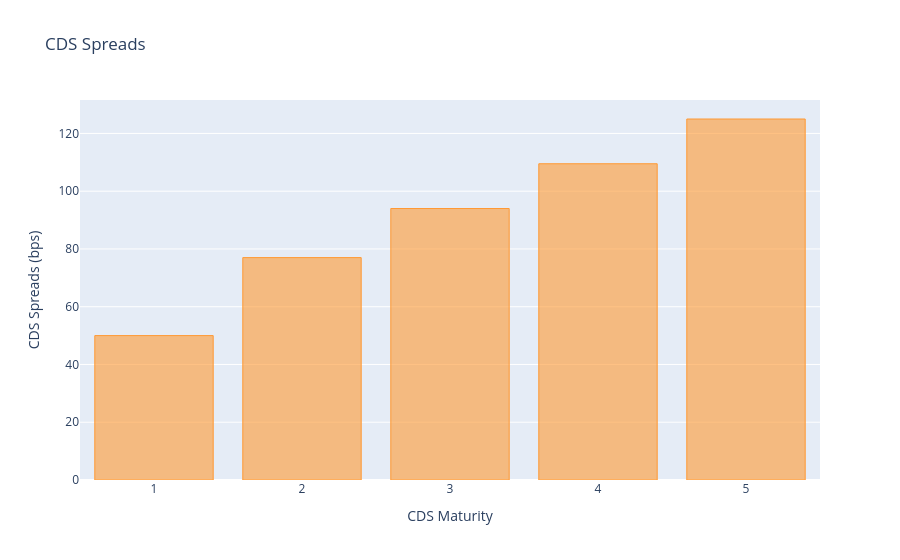

Here is the notebook cell this chart was saved with:
### Code cell
get_cds_spread(maturity, discountfactor, sp.Survival, recovery, is_plot=True)

### Figure 1 — Plotly figure (JSON) as saved in the notebook; plotly's stock layout.template omitted (floating-point values rounded to 4 significant figures)
{"data": [{"marker": {"color": "rgba(255, 153, 51, 0.6)", "line": {"color": "rgba(255, 153, 51, 1.0)", "width": 1}}, "name": "Spread", "orientation": "v", "text": "", "type": "bar", "x": [1, 2, 3, 4, 5], "y": [50.0, 77.0, 94.0, 109.5, 125.0]}], "layout": {"title": {"text": "CDS Spreads"}, "xaxis": {"title": {"text": "CDS Maturity"}}, "yaxis": {"title": {"text": "CDS Spreads (bps)"}}}}
